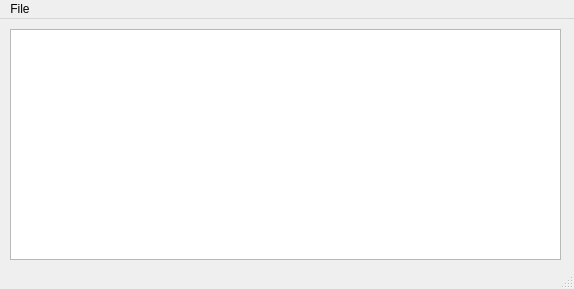
<?xml version="1.0" encoding="UTF-8"?>
<ui version="4.0">
 <class>MainWindow</class>
 <widget class="QMainWindow" name="MainWindow">
  <property name="geometry">
   <rect>
    <x>0</x>
    <y>0</y>
    <width>574</width>
    <height>289</height>
   </rect>
  </property>
  <property name="windowTitle">
   <string>MainWindow</string>
  </property>
  <widget class="QWidget" name="centralwidget">
   <widget class="QTextEdit" name="textEdit">
    <property name="geometry">
     <rect>
      <x>10</x>
      <y>10</y>
      <width>551</width>
      <height>231</height>
     </rect>
    </property>
   </widget>
  </widget>
  <widget class="QMenuBar" name="menubar">
   <property name="geometry">
    <rect>
     <x>0</x>
     <y>0</y>
     <width>574</width>
     <height>21</height>
    </rect>
   </property>
   <widget class="QMenu" name="menuFile">
    <property name="title">
     <string>File</string>
    </property>
    <addaction name="actionOpen"/>
    <addaction name="actionSave"/>
   </widget>
   <addaction name="menuFile"/>
  </widget>
  <widget class="QStatusBar" name="statusbar"/>
  <action name="actionOpen">
   <property name="text">
    <string>Open</string>
   </property>
   <property name="shortcut">
    <string>Ctrl+O</string>
   </property>
  </action>
  <action name="actionSave">
   <property name="text">
    <string>Save</string>
   </property>
   <property name="shortcut">
    <string>Ctrl+S</string>
   </property>
  </action>
 </widget>
 <resources/>
 <connections/>
</ui>
